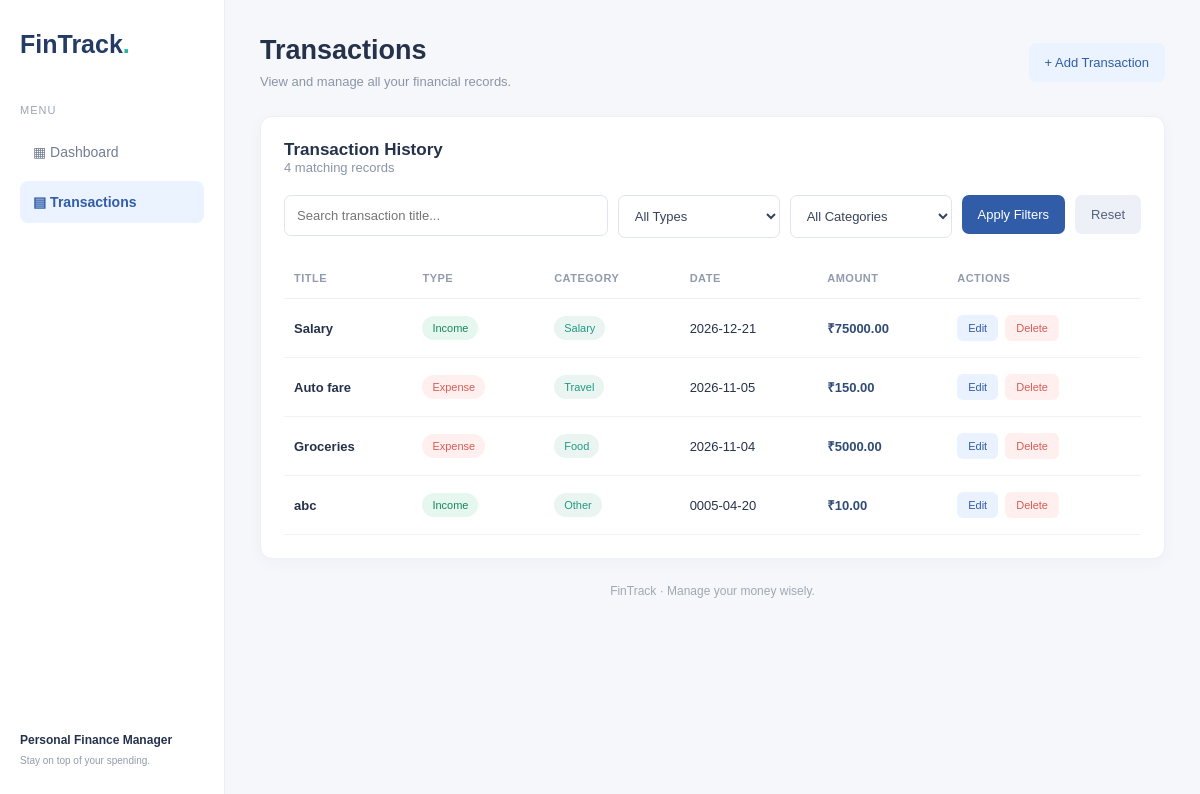
Page /transactions on the committed database.
### tables this page shows
CREATE TABLE transactions (
                id INTEGER PRIMARY KEY AUTOINCREMENT,
                title TEXT NOT NULL,
                amount REAL NOT NULL CHECK(amount > 0),
                category TEXT NOT NULL,
                transaction_type TEXT NOT NULL
                    CHECK(transaction_type IN ('Income', 'Expense')),
                transaction_date TEXT NOT NULL
            );

### app.py (the view)
@app.route("/transactions")
def transactions():
    search = request.args.get("q", "").strip()
    transaction_type = request.args.get("type", "").strip()
    category = request.args.get("category", "").strip()
    query = "SELECT * FROM transactions WHERE 1=1"
    params = []
    if search:
        query += " AND title LIKE ?"
        params.append(f"%{search}%")
    if transaction_type in TRANSACTION_TYPES:
        query += " AND transaction_type = ?"
        params.append(transaction_type)
    if category in ALL_CATEGORIES:
        query += " AND category = ?"
        params.append(category)
    query += " ORDER BY transaction_date DESC, id DESC"
    with get_db() as conn:
        records = conn.execute(query, params).fetchall()
    return render_template(
        "transactions.html",
        records=records,
        search=search,
        selected_type=transaction_type,
        selected_category=category,
        categories=ALL_CATEGORIES,
        types=TRANSACTION_TYPES
    )

### app.py (called while the page is built)
def get_db():
    conn = sqlite3.connect(DATABASE)
    conn.row_factory = sqlite3.Row
    return conn

### templates/transactions.html (shortened to what this page needs)
<!DOCTYPE html>
<html lang="en">
<head>
    <link rel="stylesheet" href="{{ url_for('static', filename='style.css') }}">
</head>
<body>
<div class="layout">
    <aside class="sidebar">
        <h2>FinTrack<span>.</span></h2>
        <p class="side-label">MENU</p>
        <a href="{{ url_for('home') }}">▦ Dashboard</a>
        <a href="{{ url_for('transactions') }}" class="active">▤ Transactions</a>
        <div class="sidebar-bottom">
            <strong>Personal Finance Manager</strong>
            <small>Stay on top of your spending.</small>
        </div>
    </aside>
    <main class="main-content">
        <header class="topbar">
            <div>
                <h1>Transactions</h1>
                <p>View and manage all your financial records.</p>
            </div>
            <a href="{{ url_for('home') }}" class="view-all">
                + Add Transaction
            </a>
        </header>
        <section class="panel transactions">
            <div class="transaction-heading">
                <div>
                    <h2>Transaction History</h2>
                    <p>{{ records|length }} matching records</p>
                </div>
            </div>
            <form action="{{ url_for('transactions') }}" method="GET"
                  class="filter-form">
                <input type="search" name="q"
                       placeholder="Search transaction title..."
                       value="{{ search }}">
                <select name="type">
                    <option value="">All Types</option>
                </select>
                <select name="category">
                    <option value="">All Categories</option>
                </select>
                <button type="submit" class="primary-btn">Apply Filters</button>
                <a href="{{ url_for('transactions') }}" class="reset-btn">Reset</a>
            </form>
            {% if records %}
            <div class="table-wrapper">
                <table>
                    <thead>
                        <tr>
                            <th>Title</th>
                            <th>Type</th>
                            <th>Category</th>
                            <th>Date</th>
                            <th>Amount</th>
                            <th>Actions</th>
                        </tr>
                    </thead>
                    <tbody>
                        {% for record in records %}
                        <tr>
                            <td><strong>{{ record.title }}</strong></td>
                            <td>
                                <span class="type-badge {{ record.transaction_type|lower }}">
                                    {{ record.transaction_type }}
                                </span>
                            </td>
                            <td>
                                <span class="category-badge">{{ record.category }}</span>
                            </td>
                            <td>{{ record.transaction_date }}</td>
                            <td class="amount">
                                ₹{{ "%.2f"|format(record.amount) }}
                            </td>
                            <td>
                                <div class="actions">
                                    <a href="{{ url_for('edit_transaction', transaction_id=record.id) }}"
                                       class="edit-btn">Edit</a>
                                    <form action="{{ url_for('delete_transaction', transaction_id=record.id) }}"
                                          method="POST"
                                          onsubmit="return confirm('Delete this transaction?');">
                                        <button type="submit" class="delete-btn">
                                            Delete
                                        </button>
                                    </form>
                                </div>
                            </td>
                        </tr>
                        {% endfor %}
                    </tbody>
                </table>
            </div>
            {% else %}
            <p class="empty-message">No matching transactions found.</p>
            {% endif %}
        </section>
        <footer>FinTrack · Manage your money wisely.</footer>
    </main>
</div>
</body>
</html>

### static/style.css (style rules this page uses)
* { margin: 0; padding: 0; box-sizing: border-box; }
body { font-family: Arial, sans-serif; background: #f5f7fb; color: #25324b; }
.layout { display: flex; min-height: 100vh; }
.sidebar { width: 225px; background: white; border-right: 1px solid #e9edf4; padding: 30px 20px; position: fixed; height: 100vh; display: flex; flex-direction: column; }
.sidebar h2 { color: #243b65; font-size: 25px; margin-bottom: 45px; }
.sidebar h2 span { color: #20b89a; }
.side-label { color: #9ba4b5; font-size: 11px; letter-spacing: 1px; margin-bottom: 15px; }
.sidebar a { color: #727e93; text-decoration: none; padding: 13px; border-radius: 8px; margin-bottom: 8px; font-size: 14px; }
.sidebar a.active { background: #eaf3ff; color: #315da8; font-weight: bold; }
.sidebar-bottom { margin-top: auto; line-height: 1.8; font-size: 12px; }
.sidebar-bottom small { display: block; color: #929bad; }
.main-content { margin-left: 225px; width: calc(100% - 225px); padding: 35px; }
.topbar, .transaction-heading, .panel-heading { display: flex; justify-content: space-between; align-items: center; gap: 15px; }
.topbar { margin-bottom: 27px; }
.topbar h1 { font-size: 27px; margin-bottom: 8px; }
.topbar p, .transaction-heading p { color: #8b95a7; font-size: 13px; }
.summary-card, .panel { background: white; border: 1px solid #edf0f5; border-radius: 12px; padding: 23px; box-shadow: 0 4px 15px rgba(30, 50, 80, 0.035); }
.panel-heading h2, .transaction-heading h2 { font-size: 17px; }
.transaction-form input, .transaction-form select, .filter-form input, .filter-form select { width: 100%; padding: 12px; border: 1px solid #e0e5ed; border-radius: 7px; margin-bottom: 15px; background: white; color: #38445a; font-size: 13px; }
.primary-btn, .reset-btn, .view-all { display: inline-block; text-decoration: none; border: none; border-radius: 7px; padding: 12px 16px; cursor: pointer; font-size: 13px; }
.primary-btn { background: #315da8; color: white; }
.reset-btn { background: #edf1f7; color: #53627b; }
.view-all { background: #eaf3ff; color: #315da8; }
.transactions { margin-top: 22px; }
.transaction-heading { margin-bottom: 20px; }
.table-wrapper { overflow-x: auto; }
table { width: 100%; border-collapse: collapse; text-align: left; min-width: 650px; }
th { color: #929bad; font-size: 11px; text-transform: uppercase; letter-spacing: .5px; padding: 14px 10px; border-bottom: 1px solid #edf0f5; }
td { padding: 16px 10px; font-size: 13px; border-bottom: 1px solid #f0f2f6; }
.category-badge, .type-badge { display: inline-block; padding: 6px 10px; border-radius: 20px; font-size: 11px; }
.category-badge { background: #eaf5f2; color: #219a83; }
.type-badge.income { background: #e5f7ef; color: #19865f; }
.type-badge.expense { background: #fff0ef; color: #d65d55; }
.amount { color: #304b76; font-weight: bold; white-space: nowrap; }
.actions { display: flex; align-items: center; gap: 7px; }
.actions form { margin: 0; }
.edit-btn, .delete-btn { display: inline-block; padding: 7px 11px; border-radius: 6px; border: none; text-decoration: none; cursor: pointer; font-size: 11px; }
.edit-btn { background: #eaf1ff; color: #315da8; }
.delete-btn { background: #fff0ef; color: #d65d55; }
.filter-form { display: grid; grid-template-columns: 2fr 1fr 1fr auto auto; gap: 10px; align-items: start; margin-bottom: 20px; }
.filter-form input, .filter-form select { margin-bottom: 0; }
footer { text-align: center; color: #a0a8b5; font-size: 12px; padding: 25px; }

### rows in the picture
transactions: title "Salary", transaction_type "Income", category "Salary", transaction_date "2026-12-21", amount "75000.00"
transactions: title "Auto fare", transaction_type "Expense", category "Travel", transaction_date "2026-11-05", amount "150.00"
transactions: title "Groceries", transaction_type "Expense", category "Food", transaction_date "2026-11-04", amount "5000.00"
transactions: title "abc", transaction_type "Income", category "Other", transaction_date "0005-04-20", amount "10.00"

### other values in the picture
{{ records|length }} "4"
